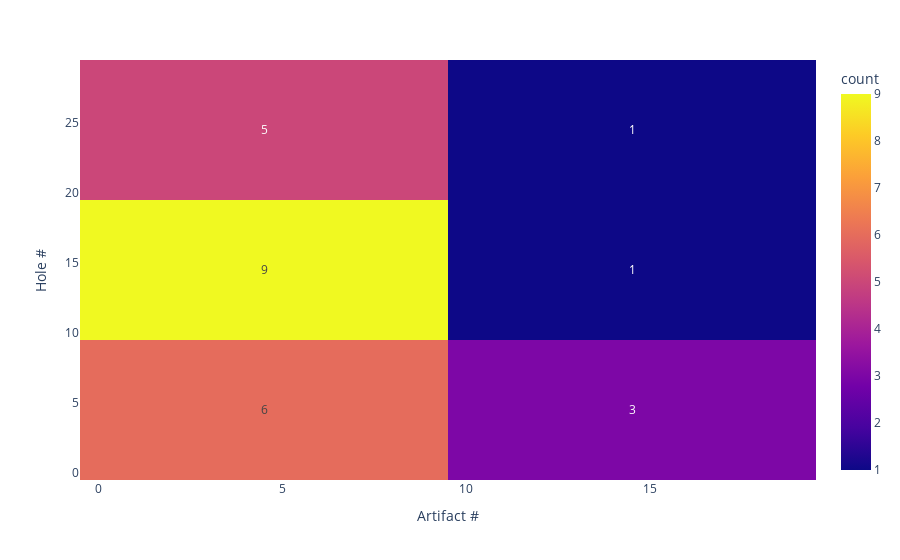

Write notebook code for a chart like this one.
### Code cell
#CSV to Heat Map (show aggegratation of artifacts found from CSV file per hole)
df = pd.read_csv("H:\Kwon\Perry\Assignment7_finalAsgmt\data\Your_CSV_File.csv")
def PlotHeat():
    fig = px.density_heatmap(df, x="Artifact #", y="Hole #", text_auto=True)
    fig.show()
PlotHeat()

### Figure 1 — Plotly figure (JSON) as saved in the notebook; plotly's stock layout.template omitted (floating-point values rounded to 4 significant figures)
{"data": [{"coloraxis": "coloraxis", "hovertemplate": "Artifact #=%{x}<br>Hole #=%{y}<br>count=%{z}<extra></extra>", "name": "", "texttemplate": "%{z}", "type": "histogram2d", "x": [10, 5, 18, 19, 5, 3, 0, 0, 1, 5, 1, 8, 9, 3, 14, 8, 1, 0, 2, 1, 15, 0, 0, 0, 2], "xaxis": "x", "xbingroup": "x", "y": [1, 2, 3, 4, 5, 6, 7, 8, 9, 10, 11, 12, 13, 14, 15, 16, 17, 18, 19, 20, 21, 22, 23, 24, 25], "yaxis": "y", "ybingroup": "y"}], "layout": {"coloraxis": {"colorbar": {"title": {"text": "count"}}, "colorscale": [[0, "#0d0887"], [0.1111, "#46039f"], [0.2222, "#7201a8"], [0.3333, "#9c179e"], [0.4444, "#bd3786"], [0.5556, "#d8576b"], [0.6667, "#ed7953"], [0.7778, "#fb9f3a"], [0.8889, "#fdca26"], [1, "#f0f921"]]}, "legend": {"tracegroupgap": 0}, "margin": {"t": 60}, "xaxis": {"anchor": "y", "domain": [0, 1], "title": {"text": "Artifact #"}}, "yaxis": {"anchor": "x", "domain": [0, 1], "title": {"text": "Hole #"}}}}
